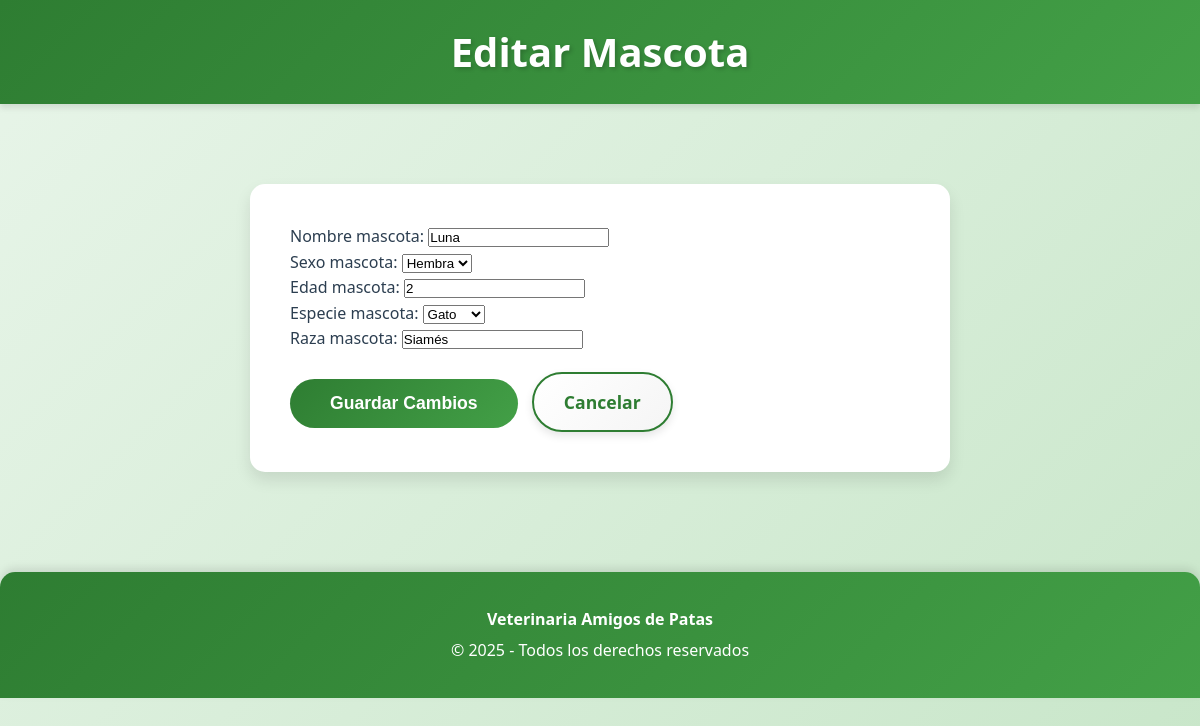
/mascotas/editar/2/ (signed in), run on the app's committed database.
### appVeterinaria/models.py (models this page shows, shortened)
class Mascota(models.Model):
    SEXO_CHOICES = [('Macho', 'Macho'), ('Hembra', 'Hembra')]
    ESPECIE_CHOICES = [('Perro', 'Perro'), ('Gato', 'Gato'), ('Otro', 'Otro')]
    nombre_mascota = models.CharField(max_length=50)
    sexo_mascota = models.CharField(max_length=10, choices=SEXO_CHOICES)
    edad_mascota = models.IntegerField(
        validators=[
            MinValueValidator(0, message="Edad inválida."),
            MaxValueValidator(30, message="Edad inválida.")
        ]
    )
    especie_mascota = models.CharField(max_length=60, choices=ESPECIE_CHOICES)
    raza_mascota = models.CharField(max_length=30)

### appVeterinaria/views.py (the view)
# urls.py: path('mascotas/editar/<int:mascota_id>/', views.editar_mascota, name='editar_mascota'),
def editar_mascota(request, mascota_id):
    if not tiene_permiso(request, 'mascotas'):
        messages.error(request, 'No tienes permiso para realizar esta acción.')
        return redirect('inicio')
    try:
        mascota = Mascota.objects.get(id=mascota_id)
    except Mascota.DoesNotExist:
        messages.error(request, 'La mascota no existe.')
        return redirect('mascotas')
    if request.method == 'POST':
        form = FormMascota(request.POST, instance=mascota)
        if form.is_valid():
            form.save()
            messages.success(request, f'Mascota {mascota.nombre_mascota} actualizada exitosamente.')
            return redirect('mascotas')
    else:
        form = FormMascota(instance=mascota)
    return render(request, 'appVeterinaria/editar_mascota.html', {'form': form, 'mascota': mascota})

### appVeterinaria/forms.py
class FormMascota(forms.ModelForm):
    class Meta:
        model = Mascota
        fields = '__all__'
        widgets = {
            'nombre_mascota': forms.TextInput(attrs={'class': 'form-control', 'placeholder': 'Nombre de la mascota'}),
            'sexo_mascota': forms.Select(attrs={'class': 'form-control'}),
            'edad_mascota': forms.NumberInput(attrs={'class': 'form-control', 'placeholder': 'Edad en años'}),
            'especie_mascota': forms.Select(attrs={'class': 'form-control'}),
            'raza_mascota': forms.TextInput(attrs={'class': 'form-control', 'placeholder': 'Raza de la mascota'}),
        }

### appVeterinaria/views.py (called while the page is built)
def usuario_logueado(request):
    return request.session.get('user_logged', False)

def tiene_permiso(request, modulo):
    if not usuario_logueado(request):
        return False
    rol = request.session.get('rol', '')
    permisos = PERMISOS_ROL.get(rol, [])
    return modulo in permisos

### templates/appVeterinaria/editar_mascota.html (shortened to what this page needs)
<!DOCTYPE html>
<html lang="es">
<head>
    {% load static %}
    <link rel="stylesheet" href="{% static 'css/styles.css' %}">
</head>
<body>
    <header class="main-header">
        <h1>Editar Mascota</h1>
    </header>
    <div class="content">
        <div class="form-container">
            <form method="post">
                {{ form.as_p }}
                <button type="submit" class="btn-submit">Guardar Cambios</button>
                <a href="{% url 'mascotas' %}" class="btn-menu">Cancelar</a>
            </form>
        </div>
    </div>
    <div class="footer">
        <p><strong>Veterinaria Amigos de Patas</strong></p>
        <p>&copy; 2025 - Todos los derechos reservados</p>
    </div>
</body>
</html>

### static/css/styles.css (style rules this page uses)
:root { --primary-green: #2e7d32; --secondary-green: #43a047; --light-green: #66bb6a; --very-light-green: #c8e6c9; --background-green: #e8f5e9; --dark-green: #1b5e20; --accent-orange: #ff9800; --white: #ffffff; --text-dark: #2c3e50; --shadow: rgba(0, 0, 0, 0.1); --shadow-hover: rgba(0, 0, 0, 0.2); }
* { margin: 0; padding: 0; box-sizing: border-box; }
body { font-family: 'Segoe UI', Tahoma, Geneva, Verdana, sans-serif; background: linear-gradient(135deg, #e8f5e9 0%, #c8e6c9 100%); color: var(--text-dark); line-height: 1.6; min-height: 100vh; }
.main-header { background: linear-gradient(135deg, var(--primary-green) 0%, var(--secondary-green) 100%); padding: 20px; color: var(--white); box-shadow: 0 4px 6px var(--shadow); position: sticky; top: 0; z-index: 100; }
.main-header h1 { display: flex; align-items: center; justify-content: center; font-size: 2.5em; margin: 0; text-shadow: 2px 2px 4px rgba(0, 0, 0, 0.2); animation: slideDown 0.5s ease-out; }
.content { max-width: 1200px; margin: 30px auto; padding: 20px; animation: fadeIn 0.6s ease-out; }
.btn-menu { display: inline-block; padding: 14px 30px; background: linear-gradient(135deg, var(--white) 0%, #f5f5f5 100%); color: var(--primary-green); text-align: center; text-decoration: none; border: 2px solid var(--primary-green); border-radius: 30px; font-size: 1.1em; font-weight: bold; transition: all 0.3s ease; margin-top: 20px; box-shadow: 0 4px 8px var(--shadow); }
.footer { text-align: center; margin-top: 50px; padding: 30px 20px; background: linear-gradient(135deg, var(--primary-green) 0%, var(--secondary-green) 100%); color: var(--white); border-radius: 15px 15px 0 0; box-shadow: 0 -4px 8px var(--shadow); }
.footer p { margin: 5px 0; font-size: 1em; }

### templates/appVeterinaria/editar_mascota.html (style rules this page uses)
.form-container { max-width: 700px; margin: 30px auto; background: var(--white); padding: 40px; border-radius: 15px; box-shadow: 0 8px 16px var(--shadow); }
.btn-submit { display: inline-block; padding: 14px 40px; background: linear-gradient(135deg, var(--primary-green) 0%, var(--secondary-green) 100%); color: var(--white); border: none; border-radius: 30px; font-size: 1.1em; font-weight: bold; cursor: pointer; transition: all 0.3s ease; margin-right: 10px; }

### data on the page
Mascota: nombre_mascota "Luna", sexo_mascota "Hembra", edad_mascota "2", especie_mascota "Gato", raza_mascota "Siamés"
